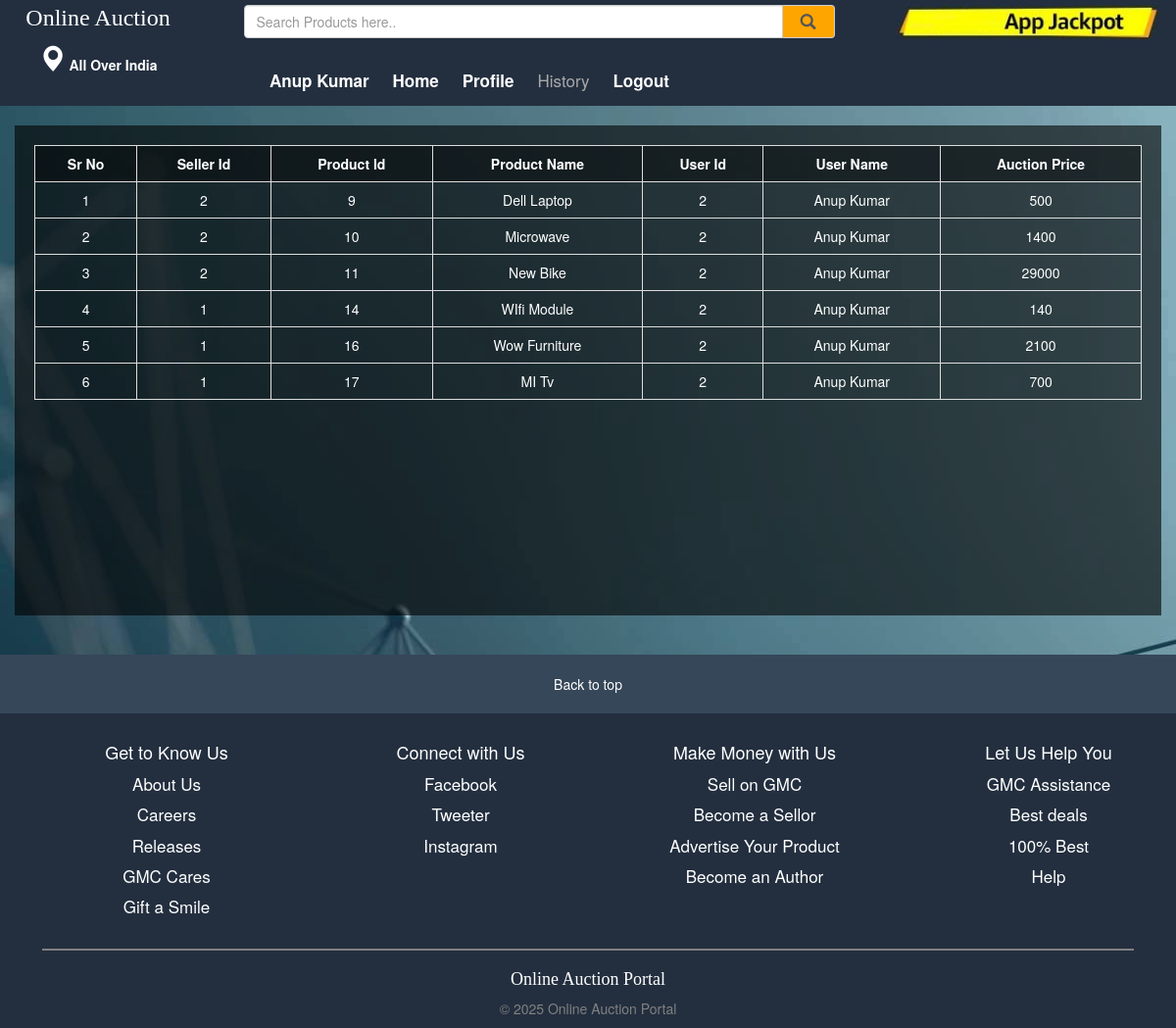
Page /history.php (signed in) on the committed database.
### tables this page shows
CREATE TABLE IF NOT EXISTS `tbl_boli1` (
  `boli_id` int(11) NOT NULL AUTO_INCREMENT,
  `seller_id` int(11) NOT NULL,
  `product_id` int(11) NOT NULL,
  `pname` varchar(55) NOT NULL,
  `user_id` int(11) NOT NULL,
  `name` varchar(55) NOT NULL,
  `boli` varchar(22) NOT NULL,
  PRIMARY KEY (`boli_id`)
);

### history.php (the view, shortened to what this page needs)
<?php
include('connect.php');
?>
<!DOCTYPE html>
<html lang="en">
<head>
  <link rel="stylesheet" type="text/css" href="gmc_pics/style.css">
  <link rel="stylesheet" href="https://maxcdn.bootstrapcdn.com/bootstrap/3.3.7/css/bootstrap.min.css">
</head>
<body>
     <?php
     include('header.php');
     ?>
     <div class="container-fluid">
      <br>
      <div class="table-responsive">
        <table class="table table-bordered">
          <tr>
            <th>Sr No</th>
            <th>Seller Id</th>
            <th>Product Id</th>
            <th>Product Name</th>
            <th>User Id</th>
            <th>User Name</th>
            <th>Auction Price</th>
          </tr>
        <?php
        $select = mysqli_query($con,"SELECT * FROM tbl_boli1 WHERE user_id = '".$_SESSION['user_id']."' ");
        $counter = 1;
        while($selected = mysqli_fetch_assoc($select))
        {
        ?>
          <tr>
            <td><?php echo $counter ?></td>
            <td><?php echo $selected['seller_id'] ?></td>
            <td><?php echo $selected['product_id'] ?></td>
            <td><?php echo $selected['pname'] ?></td>
            <td><?php echo $selected['user_id'] ?></td>
            <td><?php echo $selected['name'] ?></td>
            <td><?php echo $selected['boli'] ?></td>
          </tr>
          <?php
          $counter++;
          }
          ?>
        </table>
      </div>
      <br><br>
     </div>
    <?php
    include('footer.php');
    ?>
</body>
</html>

### history.php (style rules this page uses)
body { background-image:url(images/back11.jpg); }
.table-responsive { background-color: rgba(0 , 0, 0 , 0.6);padding:20px;color:white;height:500px; }
tr th { background-color: rgba(0 , 0, 0 , 0.4);text-align:center; }
tr td { text-align:center; }

### rows in the picture
tbl_boli1: seller "2", product "9", pname "Dell Laptop", user "2", name "Anup Kumar", boli "500"
tbl_boli1: seller "2", product "10", pname "Microwave", user "2", name "Anup Kumar", boli "1400"
tbl_boli1: seller "2", product "11", pname "New Bike", user "2", name "Anup Kumar", boli "29000"
tbl_boli1: seller "1", product "14", pname "WIfi Module", user "2", name "Anup Kumar", boli "140"
tbl_boli1: seller "1", product "16", pname "Wow Furniture", user "2", name "Anup Kumar", boli "2100"
tbl_boli1: seller "1", product "17", pname "MI Tv", user "2", name "Anup Kumar", boli "700"

### other values in the picture
$_SESSION['name'] "Anup Kumar"
